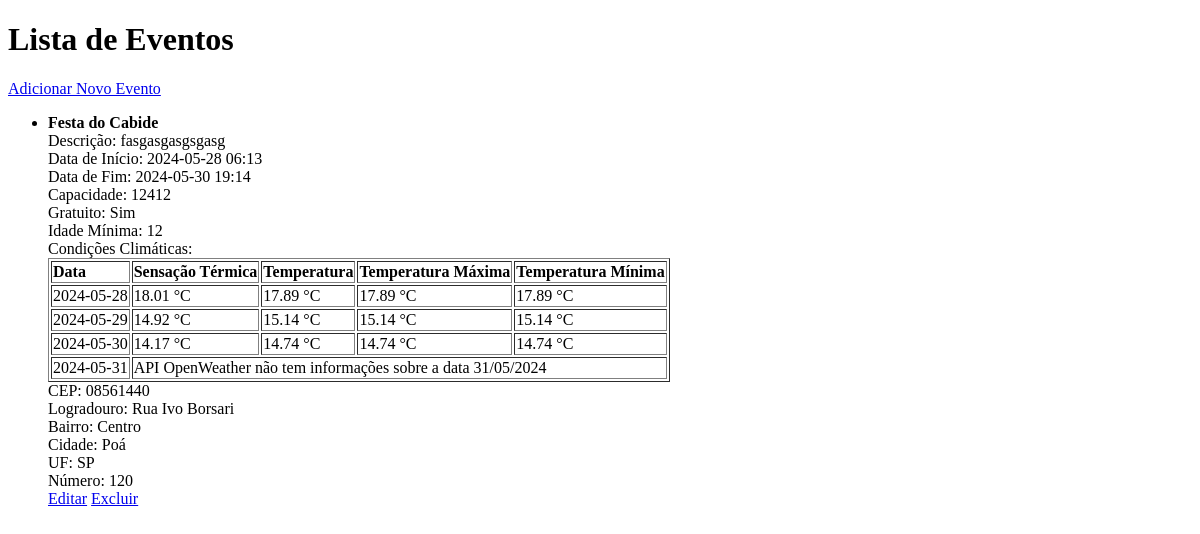
Before: / with the older database file.
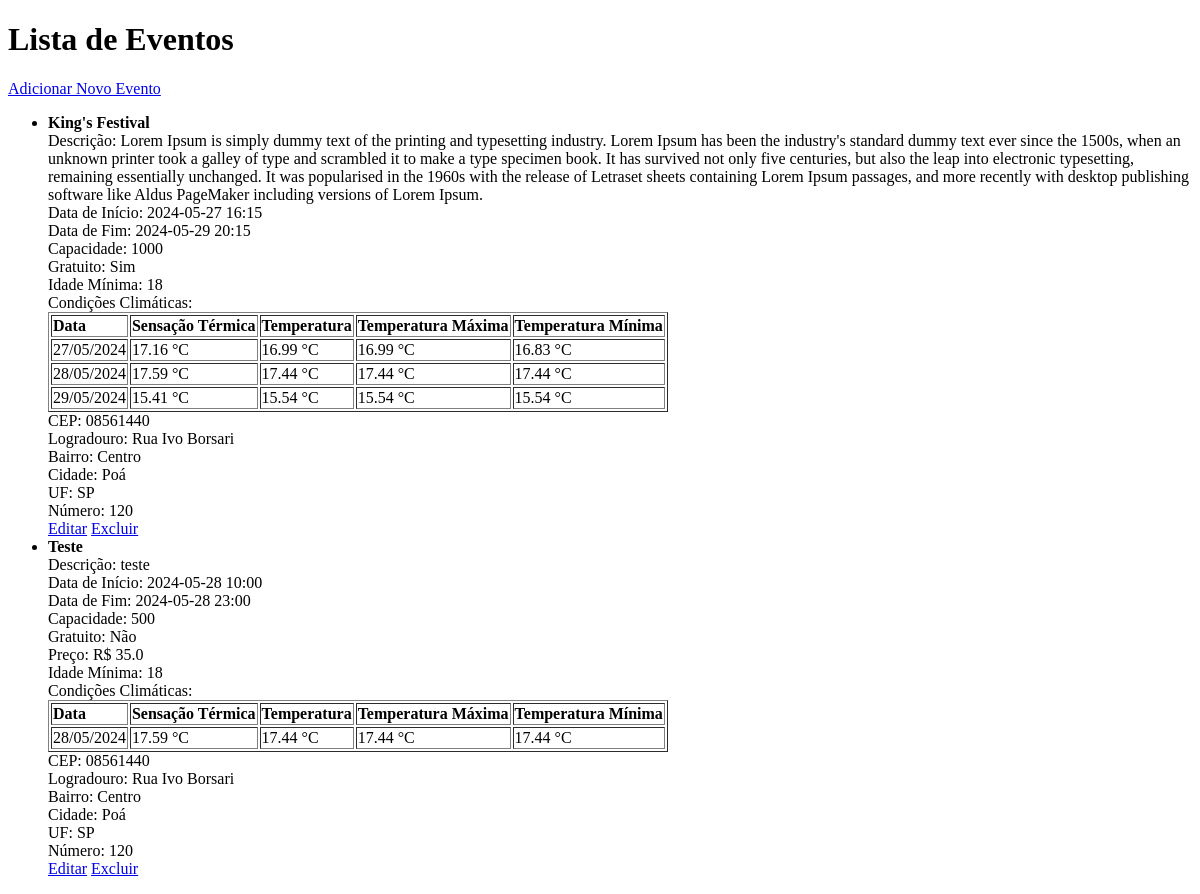
After: the same page with the newer database file.
### models.py (models this page shows, shortened)
class Eventos(db.Model):
    id = db.Column(db.Integer, primary_key=True)
    titulo = db.Column(db.String(100), nullable=False)
    descricao = db.Column(db.String(1000), nullable=False)
    data_inicio = db.Column(db.DateTime, nullable=False)
    data_fim = db.Column(db.DateTime, nullable=False)
    capacidade = db.Column(db.Integer, nullable=False)
    gratuito = db.Column(db.Boolean, nullable=False, default=True)
    preco = db.Column(db.Float, nullable=True)
    idade_minima = db.Column(db.Integer, nullable=True)
    condicoes_climaticas = db.Column(db.String(1000), nullable=True)
    cep = db.Column(db.String(10), nullable=False)
    logradouro = db.Column(db.String(200), nullable=False)
    bairro = db.Column(db.String(50), nullable=False)
    cidade = db.Column(db.String(50), nullable=False)
    uf = db.Column(db.String(10), nullable=False)
    numero = db.Column(db.String(15), nullable=False)
    criado_em = db.Column(db.DateTime, nullable=False, default=db.func.current_timestamp())
    atualizado_em = db.Column(db.DateTime, nullable=False, default=db.func.current_timestamp(), onupdate=db.func.current_timestamp())

### app.py (the view)
@app.route('/')
def index():
    eventos = Eventos.query.all()
    for evento in eventos:
        evento.condicoes_climaticas = json.loads(evento.condicoes_climaticas)
    return render_template('index.html', eventos=eventos)

### templates/index.html (shortened to what this page needs)
<!DOCTYPE html>
<html lang="en">
<head>
</head>
<body>
    <h1>Lista de Eventos</h1>
    <a href="/create">Adicionar Novo Evento</a>
    <ul>
        {% for evento in eventos %}
            <li>
                <strong>{{ evento.titulo }}</strong><br>
                Descrição: {{ evento.descricao }}<br>
                Data de Início: {{ evento.data_inicio.strftime('%Y-%m-%d %H:%M') }}<br>
                Data de Fim: {{ evento.data_fim.strftime('%Y-%m-%d %H:%M') }}<br>
                Capacidade: {{ evento.capacidade }}<br>
                Gratuito: {{ 'Sim' if evento.gratuito else 'Não' }}<br>
                {% if not evento.gratuito %}
                    Preço: R$ {{ evento.preco }}<br>
                {% endif %}
                Idade Mínima: {{ evento.idade_minima or 'Nenhuma' }}<br>
                Condições Climáticas: <br>
                <table border="1">
                    <tr>
                        <th>Data</th>
                        <th>Sensação Térmica</th>
                        <th>Temperatura</th>
                        <th>Temperatura Máxima</th>
                        <th>Temperatura Mínima</th>
                    </tr>
                    {% for data, condicoes in evento.condicoes_climaticas.items() %}
                    <tr>
                        <td>{{ data }}</td>
                        {% if "API OpenWeather não tem informações sobre a data" in condicoes %}
                            <td colspan="4">{{ condicoes }}</td>
                        {% else %}
                            <td>{{ condicoes.sensacao_termica }} °C</td>
                            <td>{{ condicoes.temperatura }} °C</td>
                            <td>{{ condicoes.temperatura_max }} °C</td>
                            <td>{{ condicoes.temperatura_min }} °C</td>
                        {% endif %}
                    </tr>
                    {% endfor %}
                </table>
                CEP: {{ evento.cep }}<br>
                Logradouro: {{ evento.logradouro }}<br>
                Bairro: {{ evento.bairro }}<br>
                Cidade: {{ evento.cidade }}<br>
                UF: {{ evento.uf }}<br>
                Número: {{ evento.numero }}<br>
                <a href="/update/{{ evento.id }}">Editar</a>
                <a href="/delete/{{ evento.id }}">Excluir</a>
            </li>
        {% endfor %}
    </ul>
</body>
</html>

Changed rows visible on the page:
removed Eventos: titulo "Festa do Cabide", descricao "fasgasgasgsgasg", data_inicio "2024-05-28 06:13", data_fim "2024-05-30 19:14", capacidade "12412", gratuito "Sim", idade_minima "12", condicoes_climaticas "2024-05-28" "2024-05-29" "2024-05-30" "2024-05-31", sensacao_termica "18.01" "14.92" "14.17", temperatura "17.89" "15.14" "14.74", temperatura_max "17.89" "15.14" "14.74", temperatura_min "17.89" "15.14" "14.74", condicoes_climaticas "API OpenWeather não tem informações sobre a data 31/05/2024", cep "08561440", logradouro "Rua Ivo Borsari", bairro "Centro", cidade "Poá", uf "SP", numero "120"
added Eventos: titulo "King's Festival", descricao "Lorem Ipsum is simply dummy text of the printing and typesetting industry. Lorem Ipsum has been the industry's standard dummy text ever since the 1500s, when an unknown printer took a galley of type and scrambled it to make a type specimen book. It has survived not only five centuries, but also the leap into electronic typesetting, remaining essentially unchanged. It was popularised in the 1960s with the release of Letraset sheets containing Lorem Ipsum passages, and more recently with desktop publishing software like Aldus PageMaker including versions of Lorem Ipsum.", data_inicio "2024-05-27 16:15", data_fim "2024-05-29 20:15", capacidade "1000", gratuito "Sim", idade_minima "18", condicoes_climaticas "27/05/2024" "28/05/2024" "29/05/2024", sensacao_termica "17.16" "17.59" "15.41", temperatura "16.99" "17.44" "15.54", temperatura_max "16.99" "17.44" "15.54", temperatura_min "16.83" "17.44" "15.54", cep "08561440", logradouro "Rua Ivo Borsari", bairro "Centro", cidade "Poá", uf "SP", numero "120"
added Eventos: titulo "Teste", descricao "teste", data_inicio "2024-05-28 10:00", data_fim "2024-05-28 23:00", capacidade "500", gratuito "Não", preco "35.0", idade_minima "18", condicoes_climaticas "28/05/2024", sensacao_termica "17.59", temperatura "17.44", temperatura_max "17.44", temperatura_min "17.44", cep "08561440", logradouro "Rua Ivo Borsari", bairro "Centro", cidade "Poá", uf "SP", numero "120"
